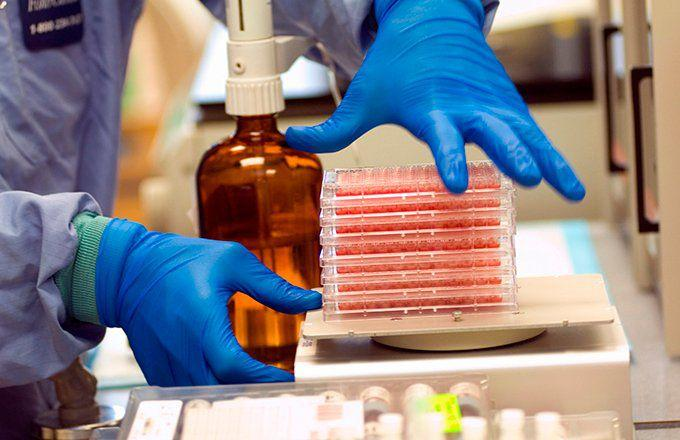
#> input picture car.png, 680 x 440 px
$ python post.py
#> lines starting #> are read from the running program, lines starting #| are printed output that depends on the picture

# Importing the PIL library
from PIL import Image, ImageFilter, ImageOps, ImageFont
from PIL import ImageDraw
import requests
import cv2
import numpy as np

def downloadImg(url):
    response = requests.get(url)
    with open("car.png", 'wb') as f:
        f.write(response.content)

# downloadImg("https://s.yimg.com/uu/api/res/1.2/HewxTcJGHqB7gEK7oLuVog--~B/aD00NDA7dz02ODA7YXBwaWQ9eXRhY2h5b24-/https://media.zenfs.com/en/investopedia.com/55612c9f2571cacf52a5c809cf2c605a")

# Open an Image
img = Image.open('car.png')
#> img is the input picture: PIL image 680x440 RGB; mean R, G, B 140.5, 130.5, 132.7

# Call draw Method to add 2D graphics in an image

# Add Text to an image

# Display edited image
# img.show()

# Save the edited image
# im2.show()
border_hg = 200
text_place = border_hg - 10

new_img = ImageOps.expand(img, border=(0, 0, 0, border_hg))
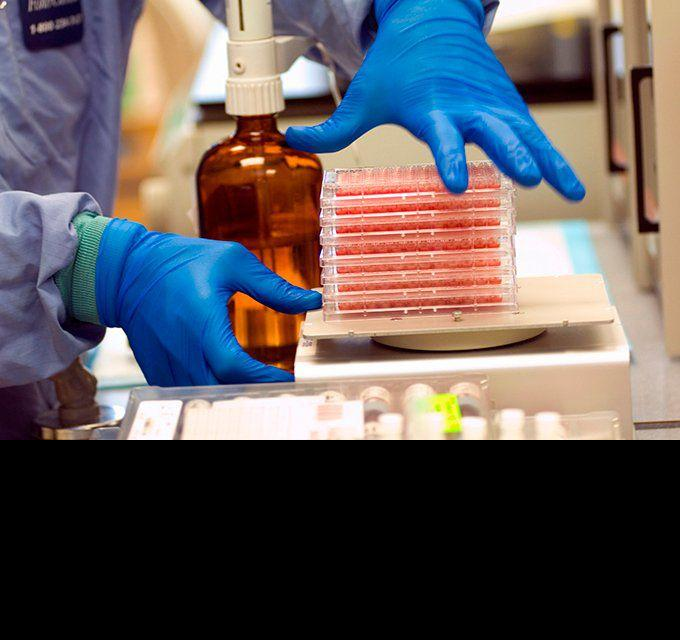
#> new_img: PIL image 680x640 RGB; mean R, G, B 96.6, 89.7, 91.2
new_img.save("car2.png")
img = Image.open('car2.png')
width, height = img.size
#> width = 680; height = 640
I2 = ImageDraw.Draw(img)
font = ImageFont.truetype("arial.ttf", 30)
I2.text(( ( width / 2 ) - 50, height - border_hg - 30), "ZerosFeed", fill=(62, 152, 247), font=font)

I1 = ImageDraw.Draw(img)
#> img: PIL image 680x640 RGB
I1.text((28, height - text_place), "nice Car", fill=(62, 152, 247))
img.show()
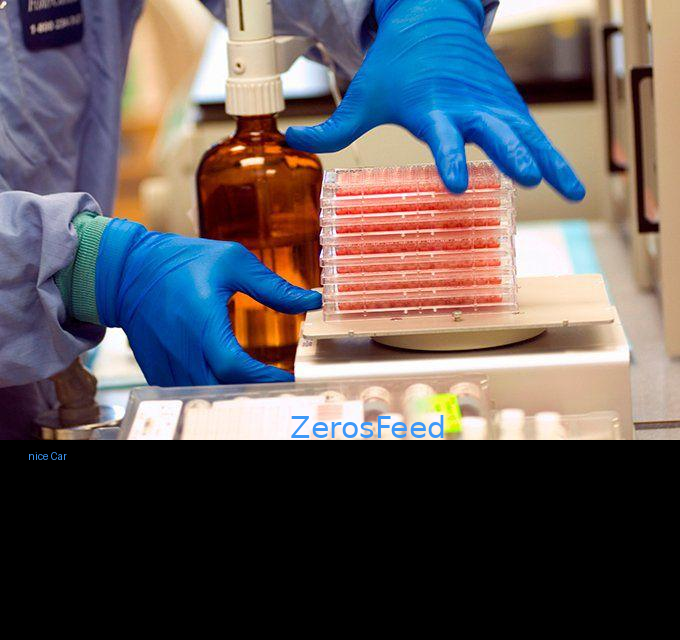
#> shown: PIL image 680x640 RGB; mean R, G, B 96.1, 89.5, 91.3
